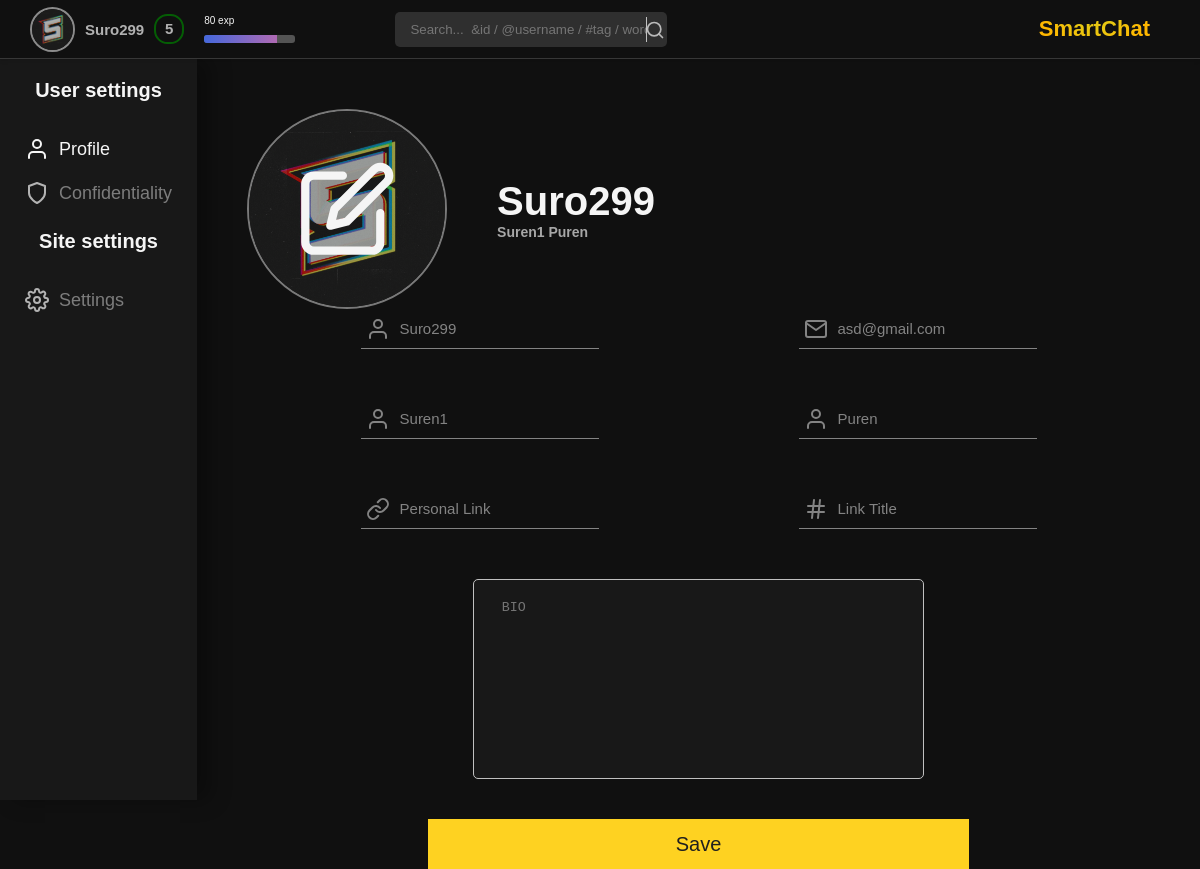
Page /profil_settings/ (signed in) on the earlier database version.
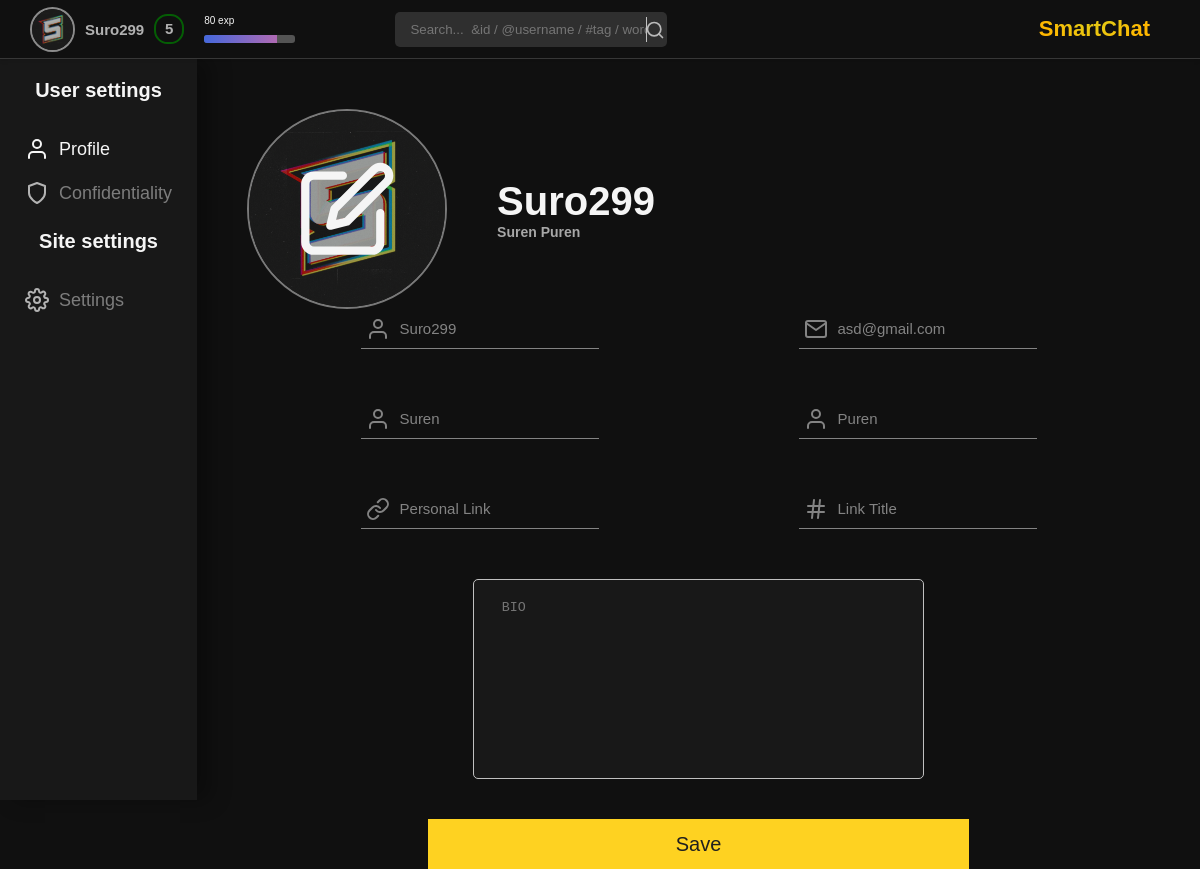
Same page on the later database version.
### users/models.py (models this page shows, shortened)
class CustomUser(AbstractBaseUser, PermissionsMixin):
    ACTIVITY_CHOICES = (
        ('all', 'all'),
        ('friends', 'friends'),
        ('nobody', 'nobody'),
    )
    AVATAR_CHOICES = (
        ('all', 'all'),
        ('friends', 'friends'),
    )
    username = models.CharField(_("User name"), max_length = 255, unique = True)
    first_name = models.CharField(_("User First Name"), max_length = 100, blank = True)
    last_name = models.CharField(_("User Last Name"), max_length = 100, blank = True)
    email = models.EmailField(_("email address"), blank = True, default = "",)
    avatar = models.ImageField(_("User avatar"), blank = True, default = "default_avatar.png",)
    description = models.TextField(_("User Description"), blank = True, default = "No BIO")
    subscribers_set = models.ManyToManyField('CustomUser', blank = True, related_name = 'subscriptions')
    posts_posted = models.PositiveBigIntegerField(_("posts_posted"), default = 0)
    reactions = models.PositiveBigIntegerField(_("reactions"), default = 0)
    points = models.PositiveBigIntegerField(_("points"), default = 0)
    level = models.PositiveIntegerField("User level", default = 1)
    exp = models.PositiveIntegerField("User Exp", default = 0)
    favorites = models.ManyToManyField('main.PostsModel', blank = True)
    subscription_set = models.ManyToManyField('CustomUser', blank = True, related_name = 'subscribers')
    friends_set = models.ManyToManyField('CustomUser', blank = True, related_name = 'friends')
    is_staff = models.BooleanField(default = False)
    is_active = models.BooleanField(default = True)
    date_joined = models.DateTimeField(auto_created=True, default=timezone.now)
    avatar_visibility = models.CharField(max_length=7, choices= AVATAR_CHOICES, default='all')
    activity_visibility = models.CharField(max_length=7, choices= ACTIVITY_CHOICES, default='all')
    USERNAME_FIELD = "username"
    REQUIRED_FIELDS = ["email"]
    objects = CustomUserManager()

### main/views.py (the view, shortened to what this page needs)
# urls.py: path("profil_settings/", views.profil_settings, name = "profil_settings"),
def profil_settings(request):
    if not (request.user.is_authenticated):
        return redirect("login")
    one_user = User.objects.get(pk = request.user.id)
    if one_user != request.user:
        return redirect(f"/user_profile")
    return render(request, "main/profil_settings.html", context = {
       "one_user":  one_user,
       "active": "profile"
    })

### main/templates/main/profil_settings.html (shortened to what this page needs)
{% extends 'main/base.html' %}
{% load static %}
{% block css %}
    <link rel="stylesheet" href="{% static 'main/css/profile_settings/style.css' %}">
{% endblock %}
{% block main %}
    <main>
        <form method = "post" enctype="multipart/form-data">
            <section>
                <div class="">
                    <img src="{% static 'main/icon/edit.svg' %}" onclick="OpenFileSelect()">
                </div>
                <div>
                    <h1> {{ one_user.username }} </h1>
                    <h3> {{ one_user.first_name}} {{ one_user.last_name }} </h3>
                </div>
            </section>
            <section>
                <span>
                    <div>
                        <img src="{% static 'main/icon/user.svg' %}" alt="">
                        <input type="text" name = "username" placeholder = "Username" value="{{ one_user.username }}">
                    </div>
                    <div>
                        <img src="{% static 'main/icon/mail.svg' %}" alt="">
                        <input type="email" name = "email" placeholder = "Email@exemple.com" value = "{{ one_user.email }}">
                    </div>
                </span>
                <span>
                    <div>
                        <img src="{% static 'main/icon/user.svg' %}" alt="">
                        <input type="text" name = "first_name" placeholder = "First Name" value = "{{ one_user.first_name }}">
                    </div>
                    <div>
                        <img src="{% static 'main/icon/user.svg' %}" alt="">
                        <input type="text" name = "last_name" placeholder = "Last Name" value = "{{ one_user.last_name }}">
                    </div>
                </span>
                <span>
                    <div>
                        <img src="{% static 'main/icon/link.svg' %}" alt="">
                        <input type="text" name = "personal_link" placeholder = "Personal Link">
                    </div>
                    <div>
                        <img src="{% static 'main/icon/hash.svg' %}" alt="">
                        <input type="text" name = "personal_link_title" placeholder = "Link Title">
                    </div>
                </span>
                <textarea name = "bio" cols="82" rows="5" placeholder=" BIO " value = "{{ one_user.description }}"></textarea>
            </section>
            <section>
                <button type = "submit"> Save </button>
            </section>
        </form>
    </main>
    {% include 'main/inc/settings_menu.html' %}
{% endblock %}

### main/templates/main/base.html (shortened to what this page needs)
{% load static %}
<!DOCTYPE html>
<html lang="en">
  <head>
    <link rel="stylesheet" href="{% static 'main/css/dop/header/style.css'%}" />
    <link
      rel="stylesheet"
      href="{% static 'main/css/dop/set_menu/style.css' %}"
    />
    {% block css %} {% endblock %}
  </head>
  <body>
    <header>
      <div onclick="OpenSettingsWindow()">
        <span>
          <img src="{{ user.avatar.url }}" alt="User Avatar" />
        </span>
        <h1>{{ user.username }}</h1>
        {% if user.level < 10 %}
        <div style="border-color: green">
          <h1>{{ user.level }}</h1>
        </div>
        {% endif %}
      </div>
      <div>
        <p>{{ user.exp }} exp</p>
        <div>
          <div style="width: {{ user.exp }}%;"></div>
        </div>
      </div>
      <div>
        <form action="{% url 'posts' %}">
          <input type="text" name = "search" placeholder="Search...  &id / @username / #tag / word" />
          <button type="submit">
            <img src="{% static 'main/icon/search.svg' %}" alt="">
          </button>
        </form>
      </div>
      <div>
        <h1>SmartChat</h1>
      </div>
    </header>
    {% block main %} {% endblock %}
  </body>
</html>

Differences in the rows shown:
changed CustomUser "Suro299": first_name "Suren1" → "Suren"
